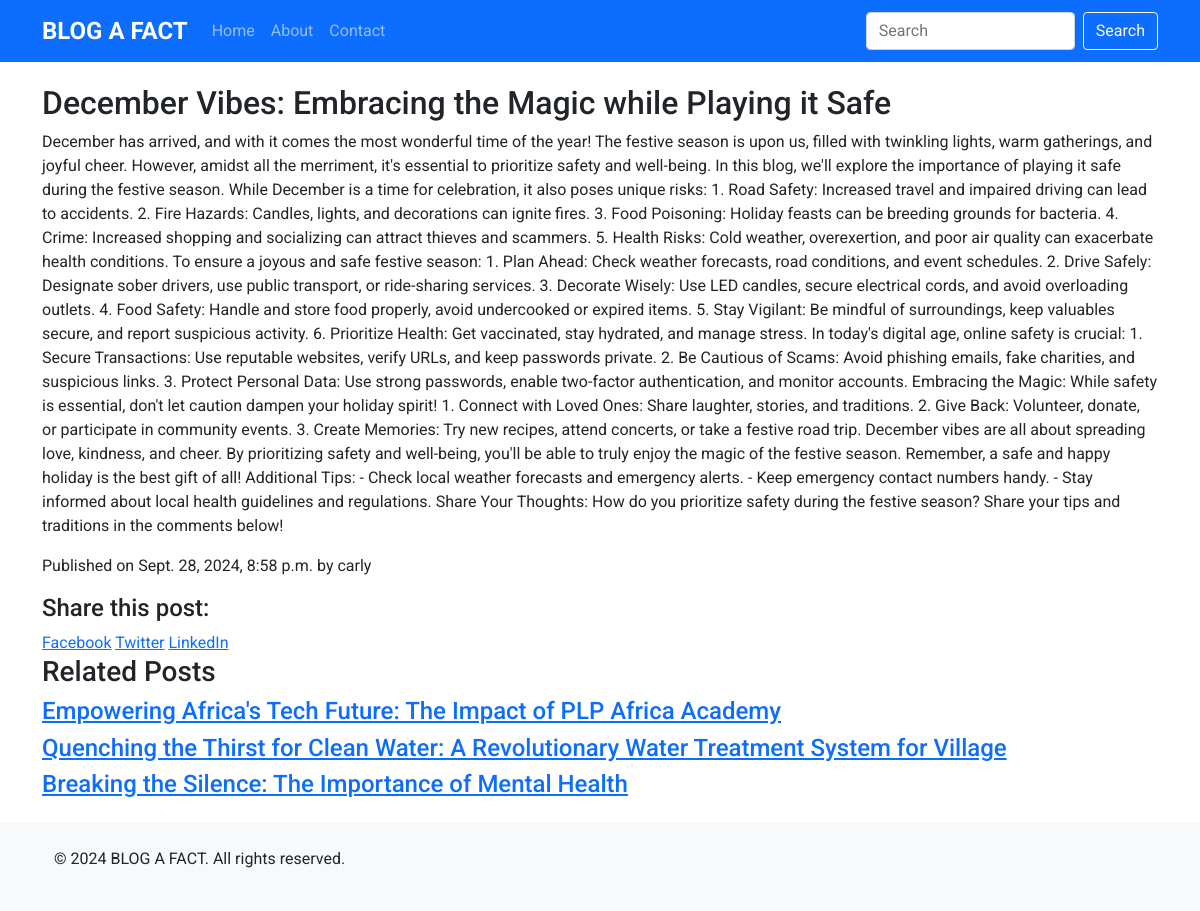
The app's page /post/4/ with its own data.
### blog/models.py (models this page shows, shortened)
class Post(models.Model):
    title = models.CharField(max_length=200)
    content = models.TextField()
    pub_date = models.DateTimeField(auto_now_add=True)
    author = models.ForeignKey(User, on_delete=models.CASCADE)
    category = models.ForeignKey(Category, on_delete=models.SET_NULL, null=True)

### blog/views.py (the view)
# urls.py: path('post/<int:pk>/', views.post_detail, name='post_detail'),
def post_detail(request, pk):
    post = get_object_or_404(Post, pk=pk)
    related_posts = Post.objects.filter(category=post.category).exclude(pk=pk)[:3]
    return render(request, 'blog/post_detail.html', {'post': post, 'related_posts': related_posts})

### blog/templates/blog/post_detail.html (shortened to what this page needs)
{% extends 'blog/base.html' %}
{% block content %}
    <article>
        <h2>{{ post.title }}</h2>
        <p>{{ post.content }}</p>
        <p>Published on {{ post.pub_date }} by {{ post.author }}</p>
    </article>
        <h4>Share this post:</h4>
        <a href="https://www.facebook.com/sharer/sharer.php?u={{ request.build_absolute_uri }}" target="_blank">Facebook</a>
        <a href="https://twitter.com/intent/tweet?url={{ request.build_absolute_uri }}&text={{ post.title }}" target="_blank">Twitter</a>
        <a href="https://www.linkedin.com/shareArticle?mini=true&url={{ request.build_absolute_uri }}&title={{ post.title }}" target="_blank">LinkedIn</a>
        <h3>Related Posts</h3>
        {% for related_post in related_posts %}
            <article>
                <h4><a href="{% url 'post_detail' pk=related_post.pk %}">{{ related_post.title }}</a></h4>
            </article>
        {% empty %}
            <p>No related posts found.</p>
        {% endfor %}
{% endblock %}

### blog/templates/blog/base.html (style rules this page uses)
body { font-family: 'Roboto', sans-serif; padding-top: 60px; }

### records on screen
Post: title "December Vibes: Embracing the Magic while Playing it Safe", content "December has arrived, and with it comes the most wonderful time of the year! The festive season is upon us, filled with twinkling lights, warm gatherings, and joyful cheer. However, amidst all the merriment, it's essential to prioritize safety and well-being. In this blog, we'll explore the importance of playing it safe during the festive season. While December is a time for celebration, it also poses unique risks: 1. Road Safety: Increased travel and impaired driving can lead to accidents. 2. Fire Hazards: Candles, lights, and decorations can ignite fires. 3. Food Poisoning: Holiday feasts can be breeding grounds for bacteria. 4. Crime: Increased shopping and socializing can attract…", pub_date "Sept. 28, 2024, 8:58 p.m.", author "carly"
Post: title "Empowering Africa's Tech Future: The Impact of PLP Africa Academy"
Post: title "Quenching the Thirst for Clean Water: A Revolutionary Water Treatment System for Village"
Post: title "Breaking the Silence: The Importance of Mental Health"
